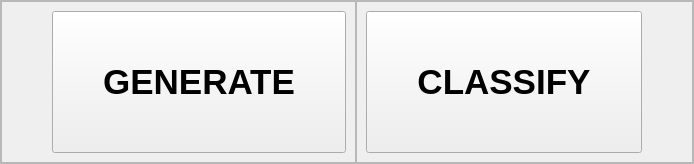
          <widget class="QWidget" name="menupage">
           <layout class="QVBoxLayout" name="verticalLayout_11">
            <property name="spacing">
             <number>0</number>
            </property>
            <property name="leftMargin">
             <number>0</number>
            </property>
            <property name="topMargin">
             <number>0</number>
            </property>
            <property name="rightMargin">
             <number>0</number>
            </property>
            <property name="bottomMargin">
             <number>0</number>
            </property>
            <item>
             <widget class="QFrame" name="frame_9">
              <property name="sizePolicy">
               <sizepolicy hsizetype="Preferred" vsizetype="Expanding">
                <horstretch>0</horstretch>
                <verstretch>4</verstretch>
               </sizepolicy>
              </property>
              <property name="frameShape">
               <enum>QFrame::StyledPanel</enum>
              </property>
              <property name="frameShadow">
               <enum>QFrame::Raised</enum>
              </property>
              <layout class="QHBoxLayout" name="horizontalLayout_8">
               <property name="spacing">
                <number>0</number>
               </property>
               <property name="leftMargin">
                <number>0</number>
               </property>
               <property name="topMargin">
                <number>0</number>
               </property>
               <property name="rightMargin">
                <number>0</number>
               </property>
               <property name="bottomMargin">
                <number>0</number>
               </property>
               <item>
                <widget class="QFrame" name="frame_12">
                 <property name="frameShape">
                  <enum>QFrame::StyledPanel</enum>
                 </property>
                 <property name="frameShadow">
                  <enum>QFrame::Raised</enum>
                 </property>
                 <layout class="QVBoxLayout" name="verticalLayout_10">
                  <property name="leftMargin">
                   <number>50</number>
                  </property>
                  <item alignment="Qt::AlignHCenter">
                   <widget class="QPushButton" name="btngenerate">
                    <property name="font">
                     <font>
                      <pointsize>26</pointsize>
                      <weight>75</weight>
                      <bold>true</bold>
                     </font>
                    </property>
                    <property name="styleSheet">
                     <string notr="true">padding:50px;</string>
                    </property>
                    <property name="text">
                     <string>GENERATE</string>
                    </property>
                   </widget>
                  </item>
                 </layout>
                </widget>
               </item>
               <item>
                <widget class="QFrame" name="frame_13">
                 <property name="frameShape">
                  <enum>QFrame::StyledPanel</enum>
                 </property>
                 <property name="frameShadow">
                  <enum>QFrame::Raised</enum>
                 </property>
                 <layout class="QHBoxLayout" name="horizontalLayout_9">
                  <property name="rightMargin">
                   <number>50</number>
                  </property>
                  <item alignment="Qt::AlignHCenter">
                   <widget class="QPushButton" name="btnclassify">
                    <property name="font">
                     <font>
                      <pointsize>26</pointsize>
                      <weight>75</weight>
                      <bold>true</bold>
                     </font>
                    </property>
                    <property name="styleSheet">
                     <string notr="true">padding:50px;</string>
                    </property>
                    <property name="text">
                     <string>CLASSIFY</string>
                    </property>
                   </widget>
                  </item>
                 </layout>
                </widget>
               </item>
              </layout>
             </widget>
            </item>
           </layout>
          </widget>
